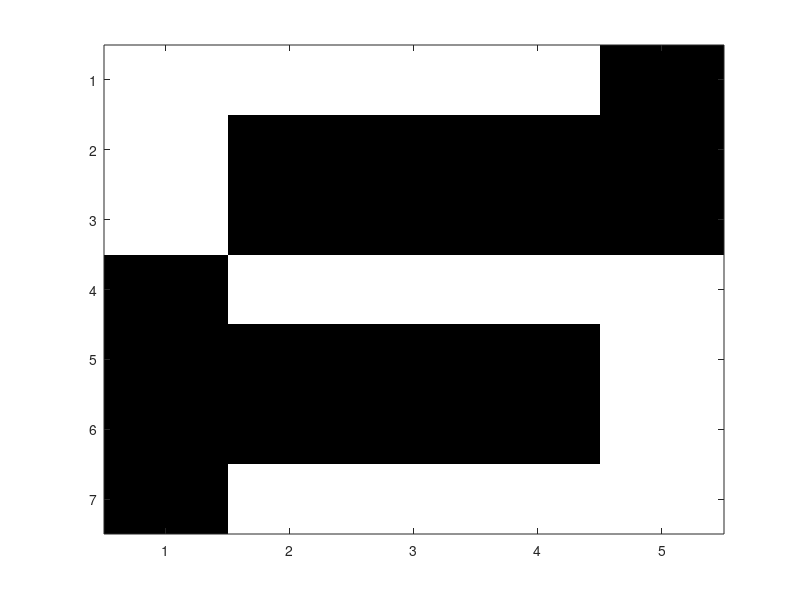

Write MATLAB code to recreate this figure.
%% IC 22-23
%% Aula 02 - Reconhecimento de digitos com redes MLP
clc;
clear;
close all;
% Definition of the Training data set (just a small data set!)

%um exemplo de um "zero"
zero_1=[1 1 1 1 1 ... 
        1 0 0 0 1 ...
        1 0 0 0 1 ...
        1 0 0 0 1 ...
        1 0 0 0 1 ...
        1 0 0 0 1 ...
        1 1 1 1 1 ];

%um exemplo de um "um"
um_1=[0 1 1 0 0 ... 
      1 1 1 0 0 ...
      1 0 1 0 0 ...
      0 0 1 0 0 ...
      0 0 1 0 0 ...
      0 0 1 0 0 ...
      0 1 1 1 0 ];

%um exemplo de um "dois"
dois_1=[0 1 1 1 1 ... 
        0 0 0 0 1 ...
        0 1 1 1 1 ...
        0 1 0 0 0 ...
        0 1 0 0 0 ...
        0 1 0 0 0 ...
        0 1 1 1 0 ];   
 
%um exemplo de um "tres"
tres_1=[1 1 1 1 1 ... 
        0 0 0 0 1 ...
        0 0 0 0 1 ...
        0 1 1 1 1 ...
        0 0 0 0 1 ...
        0 0 0 0 1 ...
        1 1 1 1 1 ];   

%um exemplo de um "quatro"
quatro_1=[1 0 0 0 0 ... 
          1 0 0 0 0 ...
          1 0 1 0 0 ...
          1 1 1 1 1 ...
          0 0 1 0 0 ...
          0 0 1 0 0 ...
          0 0 1 0 0 ];   

seis_1=[1 1 1 1 0 ... 
        1 0 0 0 0 ...
        1 0 0 0 0 ...
        1 1 1 1 1 ...
        1 0 0 0 1 ...
        1 0 0 0 1 ...
        1 1 1 1 1 ];
 
seis_2=[1 1 1 1 1 ... 
        1 0 0 0 0 ...
        1 0 0 0 0 ...
        1 1 1 1 0 ...
        1 0 0 0 1 ...
        1 0 0 0 1 ...
        1 1 1 1 0 ];
 
sete_1=[1 1 1 1 1 ... 
        0 0 0 1 1 ...
        0 0 1 0 0 ...
        0 1 0 0 0 ...
        0 1 0 0 0 ...
        0 1 0 0 0 ...
        1 1 0 0 0 ];
 
oito_1=[1 1 1 1 1 ... 
        1 0 0 0 1 ...
        1 0 0 0 1 ...
        1 1 1 1 1 ...
        1 0 0 0 1 ...
        1 0 0 0 1 ...
        1 1 1 1 1 ];
 
 nove_1=[1 1 1 1 1 ... 
         1 0 0 0 1 ...
         1 0 0 0 1 ...
         1 1 1 1 1 ...
         0 0 0 0 1 ...
         0 0 0 0 1 ...
         0 0 0 0 1 ];
 
 %um exemplo de um "cinco"      
cinco_1=[1 1 1 1 1 ... 
         1 0 0 0 0 ...
         1 0 0 0 0 ...
         1 1 1 1 1 ...
         0 0 0 0 1 ...
         0 0 0 0 1 ...
         1 1 1 1 1 ];
 
cinco_2=[1 1 1 1 0 ... 
          1 0 0 0 0 ...
          1 0 0 0 0 ...
          1 1 1 1 1 ...
          0 0 0 0 1 ...
          0 0 0 0 1 ...
          0 1 1 1 1 ];
      
 cinco_3=[1 1 1 1 0 ... 
          1 0 0 0 0 ...
          1 0 0 0 0 ...
          1 1 1 1 0 ...
          0 0 0 0 1 ...
          0 0 0 0 1 ...
          1 1 1 1 0 ];
      
 cinco_4=[0 1 1 1 0 ... 
          1 0 0 0 0 ...
          1 0 0 0 0 ...
          1 1 1 1 1 ...
          0 0 0 1 1 ...
          0 0 0 0 1 ...
          1 1 1 1 1 ];
      
 cinco_5=[1 1 1 1 0 ... 
          1 0 0 0 0 ...
          1 0 0 0 0 ...
          0 1 1 1 1 ...
          0 0 0 0 1 ...
          0 0 0 0 1 ...
          0 1 1 1 1 ];
  
      
      
%%show data%%      
P=[zero_1;um_1;dois_1; tres_1; quatro_1;seis_1;...
seis_2; sete_1; oito_1; nove_1;...    
cinco_1; cinco_2;cinco_3; cinco_4;cinco_5]'; 
  
%plot digits
drawDigits=1;
if drawDigits==1
    for k=1:size(P,2)
        d1=[];
        for i=0:6
            d=[];
            for j=1:5
                d=[d P(i*5+j,k)];
            end
        d1=[d1;d]
        end
        colormap(gray)
        image(100*d1)
        pause
    end
end